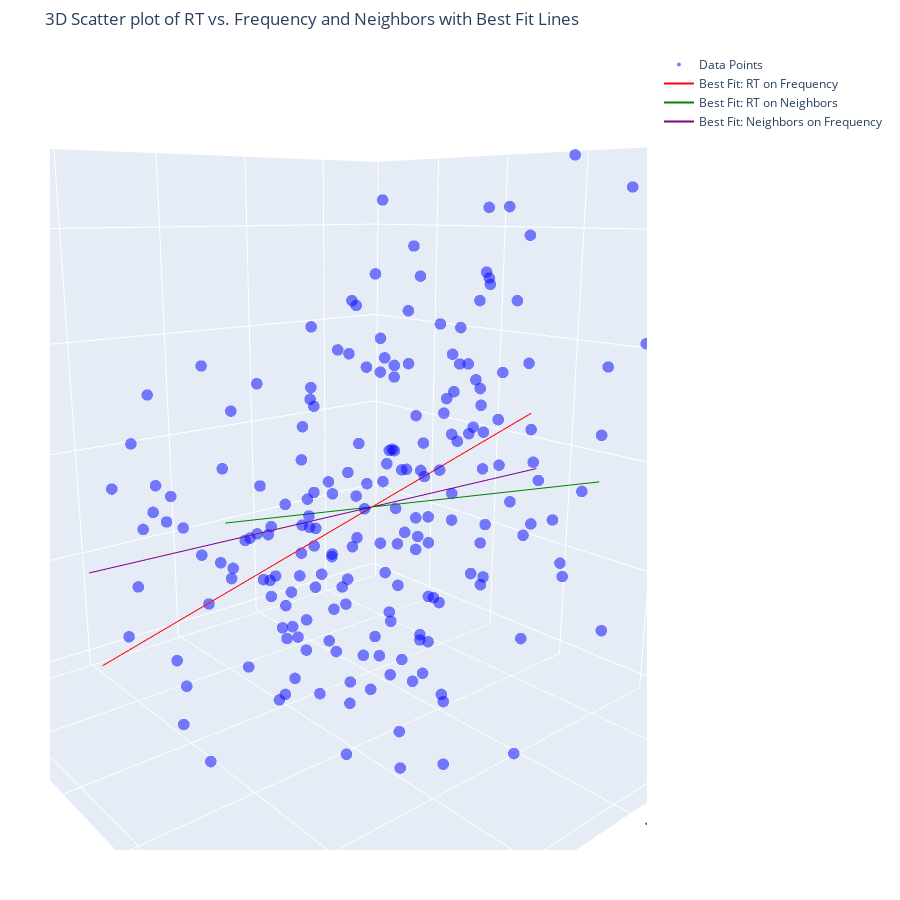

Notebook code for this chart:
### Markdown cell above
-----------
It can be very usefuln to put the lines of best fit on their respective planes, but we can also plot them in a centered fashion instead.

### Code cell
import plotly.graph_objects as go

# Create a scatter plot
scatter = go.Scatter3d(
    x=df['Frequency'],
    y=df['Neighbors'],
    z=df['RT'],
    mode='markers',
    marker=dict(size=4, opacity=0.5, color='blue'),
    name="Data Points"
)

# Create line plots for best fit lines
line_rt_freq = go.Scatter3d(
    x=x_rt_freq,
    y=df['Neighbors'].mean() * np.ones_like(x_rt_freq),
    z=y_rt_freq,
    mode='lines',
    line=dict(color='red'),
    name="Best Fit: RT on Frequency"
)

line_rt_neigh = go.Scatter3d(
    x=df['Frequency'].mean() * np.ones_like(x_rt_neigh),
    y=x_rt_neigh,
    z=y_rt_neigh,
    mode='lines',
    line=dict(color='green'),
    name="Best Fit: RT on Neighbors"
)

line_neigh_freq = go.Scatter3d(
    x=x_neigh_freq,
    y=y_neigh_freq,
    z=df['RT'].mean() * np.ones_like(x_neigh_freq),
    mode='lines',
    line=dict(color='purple'),
    name="Best Fit: Neighbors on Frequency"
)

# Define the layout
layout = go.Layout(
    width=900,
    height=900,
    margin=dict(l=50, r=50, b=50, t=50),
    scene=dict(
        xaxis_title="Frequency",
        yaxis_title="Neighbors",
        zaxis_title="RT"
    ),
    title="3D Scatter plot of RT vs. Frequency and Neighbors with Best Fit Lines"
)

# Combine traces and plot
fig = go.Figure(data=[scatter, line_rt_freq, line_rt_neigh, line_neigh_freq], layout=layout)
fig.show()

### Figure 1 — Plotly figure (JSON) as saved in the notebook; plotly's stock layout.template omitted (floating-point values rounded to 4 significant figures; data arrays with more than 128 entries replaced by an {"elided": "..."} marker saying what was removed)
{"data": [{"marker": {"color": "blue", "opacity": 0.5, "size": 4}, "mode": "markers", "name": "Data Points", "type": "scatter3d", "x": {"elided": "200 int values"}, "y": {"elided": "200 int values"}, "z": {"elided": "200 float values"}}, {"line": {"color": "red"}, "mode": "lines", "name": "Best Fit: RT on Frequency", "type": "scatter3d", "x": [8, 100], "y": [51.69, 51.69], "z": [853.2, 616.8]}, {"line": {"color": "green"}, "mode": "lines", "name": "Best Fit: RT on Neighbors", "type": "scatter3d", "x": [49.24, 49.24], "y": [2, 100], "z": [602.0, 888.5]}, {"line": {"color": "purple"}, "mode": "lines", "name": "Best Fit: Neighbors on Frequency", "type": "scatter3d", "x": [8, 100], "y": [53.72, 49.19], "z": [747.2, 747.2]}], "layout": {"height": 900, "margin": {"b": 50, "l": 50, "r": 50, "t": 50}, "scene": {"aspectmode": "auto", "aspectratio": {"x": 1, "y": 1, "z": 1}, "camera": {"center": {"x": 0, "y": 0, "z": 0}, "eye": {"x": 1.022, "y": 1.216, "z": 0.3977}, "projection": {"type": "perspective"}, "up": {"x": 0, "y": 0, "z": 1}}, "xaxis": {"title": {"text": "Frequency"}, "type": "linear"}, "yaxis": {"title": {"text": "Neighbors"}, "type": "linear"}, "zaxis": {"title": {"text": "RT"}, "type": "linear"}}, "title": {"text": "3D Scatter plot of RT vs. Frequency and Neighbors with Best Fit Lines"}, "width": 900}}
